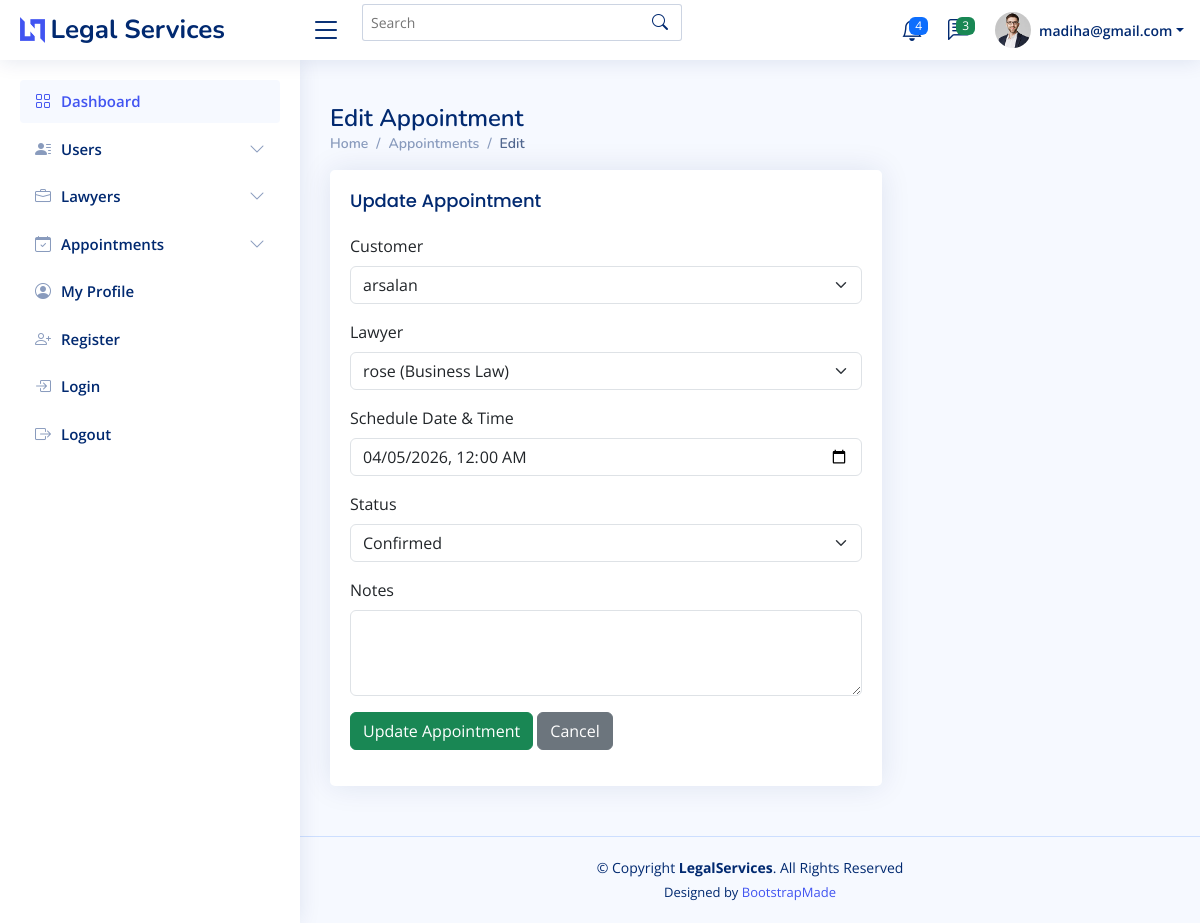
The page /admin/appointment.edit.php?id=5 (signed in) on the database its author committed.
### tables this page shows
CREATE TABLE `appointments` (
  `appointment_id` int(11) NOT NULL,
  `customer_id` int(11) NOT NULL,
  `lawyer_id` int(11) NOT NULL,
  `schedule_date` datetime NOT NULL,
  `status` enum('Pending','Confirmed','Completed') DEFAULT 'Pending',
  `notes` text DEFAULT NULL,
  `created_at` timestamp NOT NULL DEFAULT current_timestamp()
);

CREATE TABLE `users` (
  `user_id` int(11) NOT NULL,
  `name` varchar(100) NOT NULL,
  `email` varchar(150) NOT NULL,
  `password` varchar(255) NOT NULL,
  `profile_photo` varchar(255) DEFAULT NULL,
  `user_type` enum('Customer','Lawyer','Admin') NOT NULL,
  `city_id` int(11) DEFAULT NULL,
  `created_at` timestamp NOT NULL DEFAULT current_timestamp(),
  `contact_info` varchar(255) DEFAULT NULL
);

### admin/appointment.edit.php (the view, shortened to what this page needs)
<?php
include('inc.header.php');
$appointment_id = isset($_GET['id']) ? (int) $_GET['id'] : 0;
$query = "
  SELECT * FROM appointments
  WHERE appointment_id = $appointment_id
  LIMIT 1
";
$result = mysqli_query($conn, $query);
$appointment = mysqli_fetch_assoc($result);
$customers = mysqli_query($conn, "SELECT user_id, name FROM users WHERE user_type = 'Customer' ORDER BY name ASC");
$lawyers = mysqli_query($conn, "
  SELECT u.user_id, u.name, s.specialization_name
  FROM users u
  JOIN lawyers_profile lp ON u.user_id = lp.lawyer_id
  JOIN specializations s ON lp.specialization_id = s.specialization_id
  WHERE u.user_type = 'Lawyer'
  ORDER BY u.name ASC
");
?>
<main id="main" class="main">
  <div class="pagetitle">
    <h1>Edit Appointment</h1>
    <nav>
      <ol class="breadcrumb">
        <li class="breadcrumb-item"><a href="index.php">Home</a></li>
        <li class="breadcrumb-item"><a href="appointments.php">Appointments</a></li>
        <li class="breadcrumb-item active">Edit</li>
      </ol>
    </nav>
  </div>
  <section class="section">
    <div class="row">
      <div class="col-lg-8">
        <div class="card">
          <div class="card-body">
            <h5 class="card-title">Update Appointment</h5>
            <form method="post">
              <div class="mb-3">
                <label for="customer_id" class="form-label">Customer</label>
                <select name="customer_id" id="customer_id" class="form-select" required>
                  <?php while ($row = mysqli_fetch_assoc($customers)): ?>
                    <option value="<?= $row['user_id'] ?>" <?= $row['user_id'] == $appointment['customer_id'] ? 'selected' : '' ?>>
                      <?= htmlspecialchars($row['name']) ?>
                    </option>
                  <?php endwhile; ?>
                </select>
              </div>
              <div class="mb-3">
                <label for="lawyer_id" class="form-label">Lawyer</label>
                <select name="lawyer_id" id="lawyer_id" class="form-select" required>
                  <?php while ($row = mysqli_fetch_assoc($lawyers)): ?>
                    <option value="<?= $row['user_id'] ?>" <?= $row['user_id'] == $appointment['lawyer_id'] ? 'selected' : '' ?>>
                      <?= htmlspecialchars($row['name']) ?> (<?= htmlspecialchars($row['specialization_name']) ?>)
                    </option>
                  <?php endwhile; ?>
                </select>
              </div>
              <div class="mb-3">
                <label for="schedule_date" class="form-label">Schedule Date & Time</label>
                <input type="datetime-local" name="schedule_date" id="schedule_date" class="form-control"
                       value="<?= date('Y-m-d\TH:i', strtotime($appointment['schedule_date'])) ?>" required>
              </div>
              <div class="mb-3">
                <label for="status" class="form-label">Status</label>
                <select name="status" id="status" class="form-select" required>
                  <option value="Confirmed" <?= $appointment['status'] == 'Confirmed' ? 'selected' : '' ?>>Confirmed</option>
                </select>
              </div>
              <div class="mb-3">
                <label for="notes" class="form-label">Notes</label>
                <textarea name="notes" id="notes" rows="3" class="form-control"><?= htmlspecialchars($appointment['notes']) ?></textarea>
              </div>
              <button type="submit" class="btn btn-success">Update Appointment</button>
              <a href="appointments.php" class="btn btn-secondary">Cancel</a>
            </form>
          </div>
        </div>
      </div>
    </div>
  </section>
</main>
<?php include('inc.footer.php'); ?>

### admin/assets/css/style.css (style rules this page uses)
:root { scroll-behavior: smooth; }
body { font-family: "Open Sans", sans-serif; background: #f6f9ff; color: #444444; }
a { color: #4154f1; text-decoration: none; }
h1, h2, h3, h4, h5, h6 { font-family: "Nunito", sans-serif; }
#main { margin-top: 60px; padding: 20px 30px; transition: all 0.3s; }
.pagetitle { margin-bottom: 10px; }
.pagetitle h1 { font-size: 24px; margin-bottom: 0; font-weight: 600; color: #012970; }
.card { margin-bottom: 30px; border: none; border-radius: 5px; box-shadow: 0px 0 30px rgba(1, 41, 112, 0.1); }
.card-title { padding: 20px 0 15px 0; font-size: 18px; font-weight: 500; color: #012970; font-family: "Poppins", sans-serif; }
.card-body { padding: 0 20px 20px 20px; }
.breadcrumb { font-size: 14px; font-family: "Nunito", sans-serif; color: #899bbd; font-weight: 600; }
.breadcrumb a { color: #899bbd; transition: 0.3s; }
.breadcrumb .breadcrumb-item::before { color: #899bbd; }
.breadcrumb .active { color: #51678f; font-weight: 600; }
@media (min-width: 1200px) { #main, #footer { margin-left: 300px; } }

### rows shown on the page
appointments: customer_id "arsalan", lawyer_id "rose (Business Law)", schedule_date "04/05/2026 00:00", status "Confirmed"

### other values the page prints
$_SESSION['Email'] "madiha@gmail.com"
